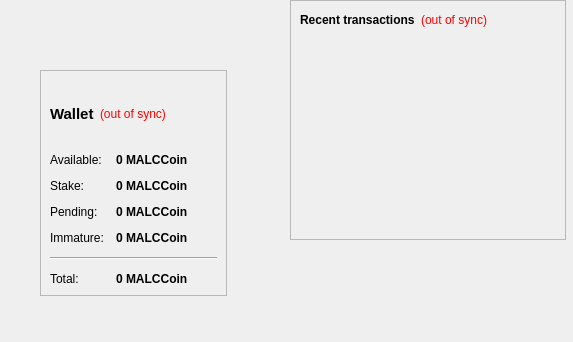
<?xml version="1.0" encoding="UTF-8"?>
<ui version="4.0">
 <class>OverviewPage</class>
 <widget class="QWidget" name="OverviewPage">
  <property name="geometry">
   <rect>
    <x>0</x>
    <y>0</y>
    <width>573</width>
    <height>342</height>
   </rect>
  </property>
  <property name="windowTitle">
   <string>Form</string>
  </property>
  <property name="styleSheet">
   <string notr="true">QListView { background: transparent; }</string>
  </property>
  <widget class="QWidget" name="layoutWidget">
   <property name="geometry">
    <rect>
     <x>40</x>
     <y>70</y>
     <width>187</width>
     <height>226</height>
    </rect>
   </property>
   <layout class="QVBoxLayout" name="verticalLayout_2">
    <item>
     <widget class="QFrame" name="frame">
      <property name="styleSheet">
       <string notr="true">QListView { background: transparent; }</string>
      </property>
      <property name="frameShape">
       <enum>QFrame::StyledPanel</enum>
      </property>
      <property name="frameShadow">
       <enum>QFrame::Raised</enum>
      </property>
      <layout class="QVBoxLayout" name="verticalLayout_4">
       <item>
        <layout class="QHBoxLayout" name="horizontalLayout_4">
         <item>
          <widget class="QLabel" name="label_5">
           <property name="font">
            <font>
             <pointsize>11</pointsize>
             <weight>75</weight>
             <bold>true</bold>
            </font>
           </property>
           <property name="text">
            <string>Wallet</string>
           </property>
          </widget>
         </item>
         <item>
          <widget class="QLabel" name="labelWalletStatus">
           <property name="toolTip">
            <string>The displayed information may be out of date. Your wallet automatically synchronizes with the MALCCoin network after a connection is established, but this process has not completed yet.</string>
           </property>
           <property name="styleSheet">
            <string notr="true">QLabel { color: red; }</string>
           </property>
           <property name="text">
            <string notr="true">(out of sync)</string>
           </property>
           <property name="alignment">
            <set>Qt::AlignLeading|Qt::AlignLeft|Qt::AlignVCenter</set>
           </property>
          </widget>
         </item>
         <item>
          <spacer name="horizontalSpacer_2">
           <property name="orientation">
            <enum>Qt::Horizontal</enum>
           </property>
           <property name="sizeHint" stdset="0">
            <size>
             <width>40</width>
             <height>20</height>
            </size>
           </property>
          </spacer>
         </item>
        </layout>
       </item>
       <item>
        <layout class="QFormLayout" name="formLayout_2">
         <property name="fieldGrowthPolicy">
          <enum>QFormLayout::AllNonFixedFieldsGrow</enum>
         </property>
         <property name="horizontalSpacing">
          <number>12</number>
         </property>
         <property name="verticalSpacing">
          <number>12</number>
         </property>
         <item row="0" column="0">
          <widget class="QLabel" name="label">
           <property name="text">
            <string>Available:</string>
           </property>
          </widget>
         </item>
         <item row="0" column="1">
          <widget class="QLabel" name="labelBalance">
           <property name="font">
            <font>
             <weight>75</weight>
             <bold>true</bold>
            </font>
           </property>
           <property name="cursor">
            <cursorShape>IBeamCursor</cursorShape>
           </property>
           <property name="toolTip">
            <string>Your current spendable balance</string>
           </property>
           <property name="text">
            <string notr="true">0 MALCCoin</string>
           </property>
           <property name="textInteractionFlags">
            <set>Qt::LinksAccessibleByMouse|Qt::TextSelectableByKeyboard|Qt::TextSelectableByMouse</set>
           </property>
          </widget>
         </item>
         <item row="1" column="0">
          <widget class="QLabel" name="label_6">
           <property name="text">
            <string>Stake:</string>
           </property>
          </widget>
         </item>
         <item row="1" column="1">
          <widget class="QLabel" name="labelStake">
           <property name="font">
            <font>
             <weight>75</weight>
             <bold>true</bold>
            </font>
           </property>
           <property name="cursor">
            <cursorShape>IBeamCursor</cursorShape>
           </property>
           <property name="toolTip">
            <string>Total of coins that was staked, and do not yet count toward the current balance</string>
           </property>
           <property name="text">
            <string notr="true">0 MALCCoin</string>
           </property>
           <property name="textInteractionFlags">
            <set>Qt::LinksAccessibleByMouse|Qt::TextSelectableByKeyboard|Qt::TextSelectableByMouse</set>
           </property>
          </widget>
         </item>
         <item row="2" column="0">
          <widget class="QLabel" name="label_3">
           <property name="text">
            <string>Pending:</string>
           </property>
          </widget>
         </item>
         <item row="3" column="0">
          <widget class="QLabel" name="labelImmatureText">
           <property name="text">
            <string>Immature:</string>
           </property>
          </widget>
         </item>
         <item row="3" column="1">
          <widget class="QLabel" name="labelImmature">
           <property name="font">
            <font>
             <weight>75</weight>
             <bold>true</bold>
            </font>
           </property>
           <property name="toolTip">
            <string>Mined balance that has not yet matured</string>
           </property>
           <property name="text">
            <string notr="true">0 MALCCoin</string>
           </property>
           <property name="textInteractionFlags">
            <set>Qt::LinksAccessibleByMouse|Qt::TextSelectableByKeyboard|Qt::TextSelectableByMouse</set>
           </property>
          </widget>
         </item>
         <item row="4" column="0" colspan="2">
          <widget class="Line" name="line">
           <property name="orientation">
            <enum>Qt::Horizontal</enum>
           </property>
          </widget>
         </item>
         <item row="5" column="0">
          <widget class="QLabel" name="labelTotalText">
           <property name="text">
            <string>Total:</string>
           </property>
          </widget>
         </item>
         <item row="5" column="1">
          <widget class="QLabel" name="labelTotal">
           <property name="font">
            <font>
             <weight>75</weight>
             <bold>true</bold>
            </font>
           </property>
           <property name="cursor">
            <cursorShape>IBeamCursor</cursorShape>
           </property>
           <property name="toolTip">
            <string>Your current total balance</string>
           </property>
           <property name="text">
            <string notr="true">0 MALCCoin</string>
           </property>
           <property name="textInteractionFlags">
            <set>Qt::LinksAccessibleByMouse|Qt::TextSelectableByKeyboard|Qt::TextSelectableByMouse</set>
           </property>
          </widget>
         </item>
         <item row="2" column="1">
          <widget class="QLabel" name="labelUnconfirmed">
           <property name="font">
            <font>
             <weight>75</weight>
             <bold>true</bold>
            </font>
           </property>
           <property name="cursor">
            <cursorShape>IBeamCursor</cursorShape>
           </property>
           <property name="toolTip">
            <string>Total of transactions that have yet to be confirmed, and do not yet count toward the current balance</string>
           </property>
           <property name="text">
            <string notr="true">0 MALCCoin</string>
           </property>
           <property name="textInteractionFlags">
            <set>Qt::LinksAccessibleByMouse|Qt::TextSelectableByKeyboard|Qt::TextSelectableByMouse</set>
           </property>
          </widget>
         </item>
        </layout>
       </item>
      </layout>
     </widget>
    </item>
   </layout>
  </widget>
  <widget class="QFrame" name="frame_2">
   <property name="geometry">
    <rect>
     <x>290</x>
     <y>0</y>
     <width>276</width>
     <height>240</height>
    </rect>
   </property>
   <property name="frameShape">
    <enum>QFrame::StyledPanel</enum>
   </property>
   <property name="frameShadow">
    <enum>QFrame::Raised</enum>
   </property>
   <layout class="QVBoxLayout" name="verticalLayout">
    <item>
     <layout class="QHBoxLayout" name="horizontalLayout_2">
      <item>
       <widget class="QLabel" name="label_4">
        <property name="text">
         <string>&lt;b&gt;Recent transactions&lt;/b&gt;</string>
        </property>
       </widget>
      </item>
      <item>
       <widget class="QLabel" name="labelTransactionsStatus">
        <property name="toolTip">
         <string>The displayed information may be out of date. Your wallet automatically synchronizes with the MALCCoin network after a connection is established, but this process has not completed yet.</string>
        </property>
        <property name="styleSheet">
         <string notr="true">QLabel { color: red; }</string>
        </property>
        <property name="text">
         <string notr="true">(out of sync)</string>
        </property>
        <property name="alignment">
         <set>Qt::AlignRight|Qt::AlignTrailing|Qt::AlignVCenter</set>
        </property>
       </widget>
      </item>
      <item>
       <spacer name="horizontalSpacer">
        <property name="orientation">
         <enum>Qt::Horizontal</enum>
        </property>
        <property name="sizeHint" stdset="0">
         <size>
          <width>40</width>
          <height>20</height>
         </size>
        </property>
       </spacer>
      </item>
     </layout>
    </item>
    <item>
     <layout class="QVBoxLayout" name="verticalLayout_3">
      <item>
       <spacer name="verticalSpacer_2">
        <property name="orientation">
         <enum>Qt::Vertical</enum>
        </property>
        <property name="sizeHint" stdset="0">
         <size>
          <width>20</width>
          <height>40</height>
         </size>
        </property>
       </spacer>
      </item>
     </layout>
    </item>
    <item>
     <widget class="QListView" name="listTransactions">
      <property name="styleSheet">
       <string notr="true">QListView { background: transparent; }</string>
      </property>
      <property name="frameShape">
       <enum>QFrame::NoFrame</enum>
      </property>
      <property name="verticalScrollBarPolicy">
       <enum>Qt::ScrollBarAlwaysOff</enum>
      </property>
      <property name="horizontalScrollBarPolicy">
       <enum>Qt::ScrollBarAlwaysOff</enum>
      </property>
      <property name="selectionMode">
       <enum>QAbstractItemView::NoSelection</enum>
      </property>
     </widget>
    </item>
   </layout>
  </widget>
 </widget>
 <resources/>
 <connections/>
</ui>
